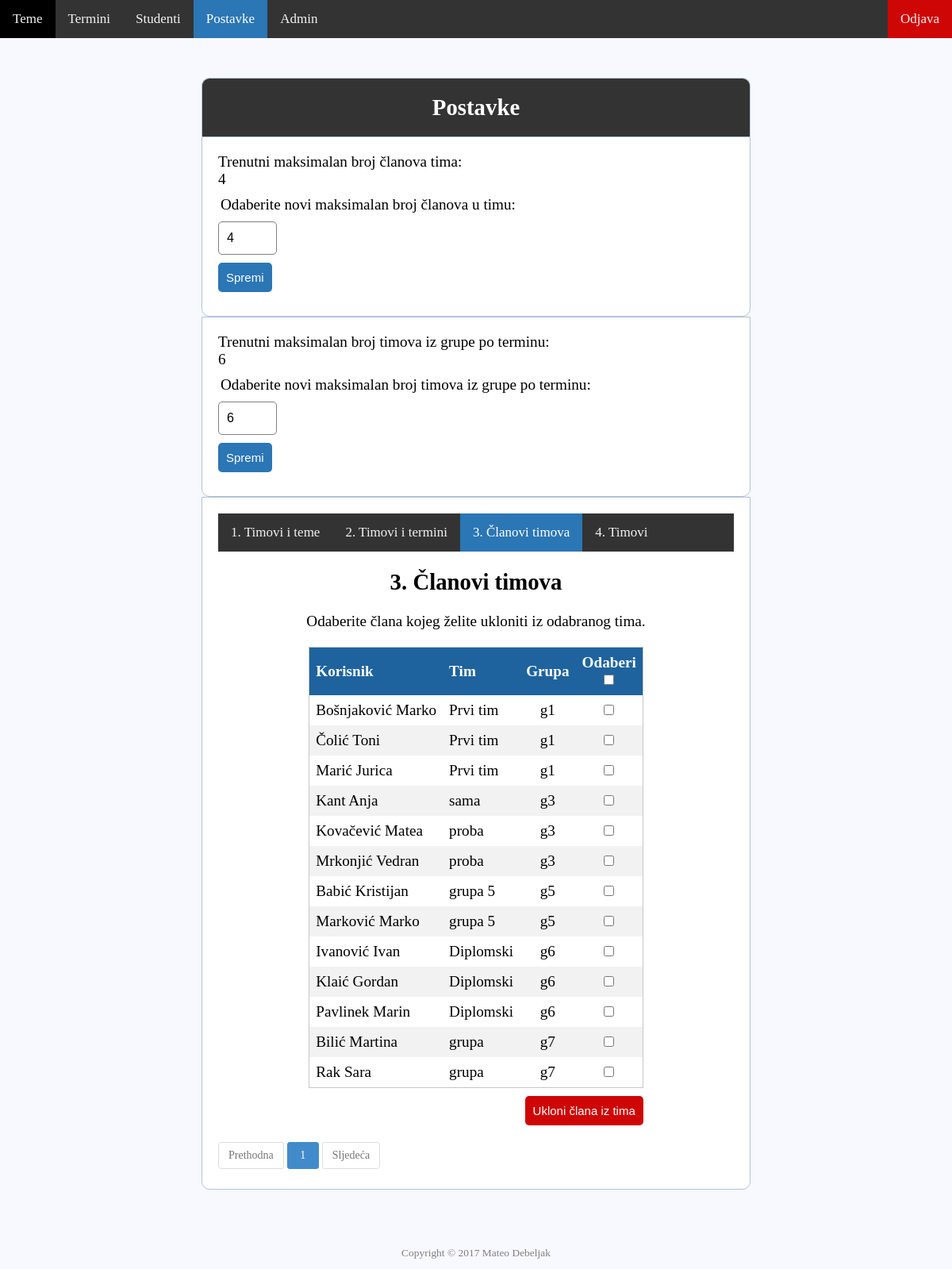
The page /registration/settingsAdmin3.php (signed in) on the database its author committed.
### tables this page shows
CREATE TABLE `settings` (
  `id` int(11) NOT NULL,
  `name` varchar(255) NOT NULL,
  `value` text NOT NULL
);

CREATE TABLE `teammembers` (
  `id` int(11) NOT NULL,
  `teamid` int(11) NOT NULL,
  `userid` int(11) NOT NULL
);

CREATE TABLE `users` (
  `id` int(11) NOT NULL,
  `status` varchar(255) NOT NULL,
  `lname` varchar(255) NOT NULL,
  `fname` varchar(255) NOT NULL,
  `email` varchar(255) NOT NULL,
  `groups` varchar(255) NOT NULL,
  `password` varchar(255) NOT NULL
);

CREATE TABLE `teams` (
  `id` int(11) NOT NULL,
  `name` varchar(255) NOT NULL,
  `groups` varchar(255) NOT NULL
);

### registration/settingsAdmin3.php (the view, shortened to what this page needs)
<?php
	include 'server.php';
	$query = $con->prepare("SELECT fname, lname
							FROM admins
							WHERE id = :currentUserId");
	$query->bindParam(":currentUserId", $_SESSION["id"]);
	$query->execute();
	$name = $query->fetch(PDO::FETCH_OBJ);
	$query = "SELECT * FROM settings WHERE name = 'maxTeamMembers'";
	$value = mysqli_query($db,$query)or die(mysqli_error());
	$query = "SELECT * FROM settings WHERE name = 'maxTeamsPerGroup'";
	$teams = mysqli_query($db,$query)or die(mysqli_error());
	$limit = 15;
	if (isset($_GET["page"])) { $page  = $_GET["page"]; } else { $page=1; };
	$start_from = ($page-1) * $limit;
	$query = "SELECT users.fname, users.lname, users.groups, teams.name, teammembers.id
		      FROM teammembers
		      INNER JOIN users ON teammembers.userid = users.id
		      INNER JOIN teams ON teammembers.teamid = teams.id
		      ORDER BY users.groups, teams.id, users.lname ASC LIMIT $start_from, $limit";
	$names = mysqli_query($db,$query)or die(mysqli_error());
?>
<!DOCTYPE html>
<html>
<head>
	<link rel="stylesheet" href="dist/simplePagination.css" />
	<link rel="stylesheet" type="text/css" href="style.css" />
</head>
<body>
	<div class="topnav" id="myTopnav">
	  <a href="topicAdmin.php">Teme</a>
	  <a href="datesAdmin.php">Termini</a>
	  <a href="usersAdmin.php">Studenti</a>
	  <a class="active" href="settingsAdmin.php">Postavke</a>
	  <a href="registerAdmin.php">Admin</a>
	  <?php  if (isset($_SESSION['username'])) : ?>
	  	<a style="float: right; background-color: #ce0606;" href="settingsAdmin.php?logout='1'">Odjava</a>
	  	<p style="float: right; color: #f2f2f2; text-align: center; padding: 14px 16px; font-size: 17px;"><?php echo $name->fname; echo " "; echo $name->lname;  ?></p>
	  <?php endif ?>
	</div>
	<div class="header-admin" style="width: 650px;">
		<h2>Postavke</h2>
	</div>
	<form method="post" action="settings.php" style="width: 650px;">
		<label>Trenutni maksimalan broj članova tima:</label>
		<?php
			while ($row = mysqli_fetch_array($value)) {
				echo "<p>"; echo $row["value"]; echo "</p>";
			}
		?>
		<div class="input-group">
			<label>Odaberite novi maksimalan broj članova u timu:</label>
		</div>
		<div class="input-num">
			<input type="number" id="maxTeamMembers" name="maxTeamMembers" min="1" max="10" value="4" />
		</div>
		<div class="input-group">
			<button type="submit" class="btn">Spremi</button>
		</div>
	</form>
	<form method="post" action="settings2.php" style="width: 650px;">
		<label>Trenutni maksimalan broj timova iz grupe po terminu:</label>
		<?php
			while ($row = mysqli_fetch_array($teams)) {
				echo "<p>"; echo $row["value"]; echo "</p>";
			}
		?>
		<div class="input-group">
			<label>Odaberite novi maksimalan broj timova iz grupe po terminu:</label>
		</div>
		<div class="input-num">
			<input type="number" id="maxTeamsPerGroup" name="maxTeamsPerGroup" min="1" max="15" value="6" />
		</div>
		<div class="input-group">
			<button type="submit" class="btn">Spremi</button>
		</div>
	</form>
<div class="content" style="width: 650px;">
	<div class="topnav" id="myTopnav">
	  <a href="settingsAdmin.php">1. Timovi i teme</a>
	  <a href="settingsAdmin2.php">2. Timovi i termini</a>
	  <a class="active" href="settingsAdmin3.php">3. Članovi timova</a>
	  <a href="settingsAdmin4.php">4. Timovi</a>
	</div>
	<br>
	<p><h2 align="center">3. Članovi timova</h2></p><br>
	<p align="center"> Odaberite člana kojeg želite ukloniti iz odabranog tima. </p>
	<form name="teammember" action="settingsAdmin3.php?page=<?php echo $page;?>" method="post" style="display: table; background: transparent; border-color: transparent; width: auto;">
		<table>
			<thead>
				<tr>
					<th>Korisnik</th>
					<th>Tim</th>
					<th>Grupa</th>
					<th style="text-align: center;">Odaberi <br><input type="checkbox" id="cbgroup1_master" onchange="togglecheckboxes(this, 'teammembers[]')"> </th>
				</tr>
			</thead>
			<tbody>
				<?php while ($row = mysqli_fetch_array($names)) { ?>
				    <tr>
					    <td> <?php echo $row["lname"]; echo " "; echo $row["fname"]; ?> </td>
			    		<td> <?php echo $row["name"]; ?> </td>
			    		<td style="text-align: center;"> <?php echo $row["groups"] ?> </td>
					    <td style="text-align: center;"> <input type="checkbox" name="teammembers[]" value="<?php echo $row["id"]; ?>" /> </td>
				    </tr>
				<?php } ?>
			</tbody>
		</table>
	<div class="input-group">
	<button type="submit" class="delbtn" name="del_teammembers" onclick="return confirm('Sigurno želite obrisati odabrano?')">Ukloni člana iz tima</button>
	</div>
	</form>
	<?php
		$query = "SELECT COUNT(id) FROM teammembers";
		$names = mysqli_query($db, $query);
		$row = mysqli_fetch_row($names);
		$total_records = $row[0];
		$total_pages = ceil($total_records / $limit);
		$pagLink = "<nav><ul class='pagination'>";
		for ($i=1; $i<=$total_pages; $i++) {
		             $pagLink .= "<li><a href='settingsAdmin3.php?page=".$i."'>".$i."</a></li>";
		};
		echo $pagLink . "</ul></nav>";
	?>
</div>
</body>
<footer>
    <p class="copyright">Copyright &copy; <?php echo date("Y"); ?> Mateo Debeljak</p>
</footer>
</html>

### registration/style.css (style rules this page uses)
* { margin: 0px; padding: 0px; }
body { font-size: 120%; background: #F8F8FF; }
.header-admin { width: 30%; margin: 50px auto 0px; color: white; background: #333; text-align: center; border: 1px solid #B0C4DE; border-bottom: none; border-radius: 10px 10px 0px 0px; padding: 20px; }
footer { position: relative; height: 100px; width: 100%; }
p.copyright { position: absolute; width: 100%; color: gray; line-height: 40px; font-size: 0.7em; text-align: center; bottom:0; }
form, .content { width: 30%; margin: 0px auto; padding: 20px; border: 1px solid #B0C4DE; background: white; border-radius: 0px 0px 10px 10px; }
a:link { color: #2B76B5; }
.input-group { margin: 10px 0px 10px 0px; }
.input-group label { display: block; text-align: left; margin: 3px; }
.input-num input { height: 30px; width: 8%; padding: 5px 10px; font-size: 16px; border-radius: 5px; border: 1px solid gray; }
.btn { padding: 10px; font-size: 15px; color: white; background: #2B76B5; border: none; border-radius: 5px; cursor:pointer; }
.delbtn { padding: 10px; font-size: 15px; color: white; background: #ce0606; border: none; border-radius: 5px; float: right; cursor:pointer; }
.topnav { background-color: #333; overflow: hidden; }
.topnav a { float: left; display: block; color: #f2f2f2; text-align: center; padding: 14px 16px; text-decoration: none; font-size: 17px; }
.topnav a.active { background-color: #2B76B5; color: white; }
table { counter-reset: rowNumber; border: 1px solid #c3c6c9; border-collapse: collapse; width: 100%; }
th, td { text-align: left; padding: 8px; }
tr:nth-child(even) { background-color: #f2f2f2 }
th { background-color: #1e639e; color: white; }
table tr:not(:first-child) { counter-increment: rowNumber; }

### rows shown on the page
settings: value "4"
settings: value "6"
teammembers: userid.lname "Bošnjaković", userid.fname "Marko", teamid.name "Prvi tim", userid.groups "g1"
teammembers: userid.lname "Čolić", userid.fname "Toni", teamid.name "Prvi tim", userid.groups "g1"
teammembers: userid.lname "Marić", userid.fname "Jurica", teamid.name "Prvi tim", userid.groups "g1"
teammembers: userid.lname "Kant", userid.fname "Anja", teamid.name "sama", userid.groups "g3"
teammembers: userid.lname "Kovačević", userid.fname "Matea", teamid.name "proba", userid.groups "g3"
teammembers: userid.lname "Mrkonjić", userid.fname "Vedran", teamid.name "proba", userid.groups "g3"
teammembers: userid.lname "Babić", userid.fname "Kristijan", teamid.name "grupa 5", userid.groups "g5"
teammembers: userid.lname "Marković", userid.fname "Marko", teamid.name "grupa 5", userid.groups "g5"
teammembers: userid.lname "Ivanović", userid.fname "Ivan", teamid.name "Diplomski", userid.groups "g6"
teammembers: userid.lname "Klaić", userid.fname "Gordan", teamid.name "Diplomski", userid.groups "g6"
teammembers: userid.lname "Pavlinek", userid.fname "Marin", teamid.name "Diplomski", userid.groups "g6"
teammembers: userid.lname "Bilić", userid.fname "Martina", teamid.name "grupa", userid.groups "g7"
teammembers: userid.lname "Rak", userid.fname "Sara", teamid.name "grupa", userid.groups "g7"
